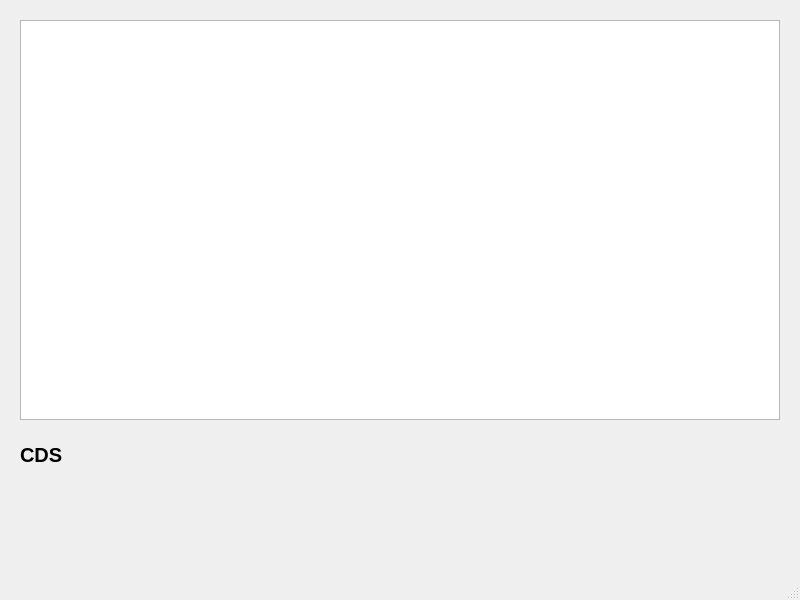
<?xml version="1.0" encoding="UTF-8"?>
<ui version="4.0">
 <class>MainWindow</class>
 <widget class="QMainWindow" name="MainWindow">
  <property name="geometry">
   <rect>
    <x>0</x>
    <y>0</y>
    <width>800</width>
    <height>600</height>
   </rect>
  </property>
  <property name="windowTitle">
   <string>MainWindow</string>
  </property>
  <widget class="QWidget" name="centralwidget">
   <widget class="PlotWidget" name="graphicsView">
    <property name="geometry">
     <rect>
      <x>20</x>
      <y>20</y>
      <width>760</width>
      <height>400</height>
     </rect>
    </property>
   </widget>
   <widget class="QLabel" name="label_name">
    <property name="geometry">
     <rect>
      <x>20</x>
      <y>440</y>
      <width>100</width>
      <height>30</height>
     </rect>
    </property>
    <property name="font">
     <font>
      <pointsize>15</pointsize>
      <weight>75</weight>
      <bold>true</bold>
     </font>
    </property>
    <property name="text">
     <string>CDS</string>
    </property>
   </widget>
   <widget class="QLabel" name="label_value">
    <property name="geometry">
     <rect>
      <x>110</x>
      <y>440</y>
      <width>200</width>
      <height>30</height>
     </rect>
    </property>
    <property name="text">
     <string/>
    </property>
   </widget>
  </widget>
  <widget class="QMenuBar" name="menubar">
   <property name="geometry">
    <rect>
     <x>0</x>
     <y>0</y>
     <width>800</width>
     <height>26</height>
    </rect>
   </property>
  </widget>
  <widget class="QStatusBar" name="statusbar"/>
 </widget>
 <customwidgets>
  <customwidget>
   <class>PlotWidget</class>
   <extends>QGraphicsView</extends>
   <header>pyqtgraph</header>
  </customwidget>
 </customwidgets>
 <resources/>
 <connections/>
</ui>
